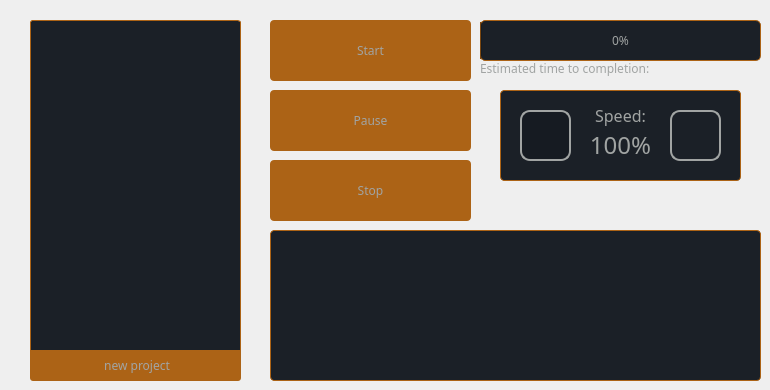
    <widget class="QWidget" name="Project">
     <property name="cursor">
      <cursorShape>CrossCursor</cursorShape>
     </property>
     <attribute name="title">
      <string>Project</string>
     </attribute>
     <widget class="QPushButton" name="LoadFile">
      <property name="geometry">
       <rect>
        <x>30</x>
        <y>350</y>
        <width>211</width>
        <height>31</height>
       </rect>
      </property>
      <property name="font">
       <font>
        <family>Arial Rounded MT Bold</family>
       </font>
      </property>
      <property name="styleSheet">
       <string notr="true">background-color: rgb(172, 99, 22);
border-style:solid;
border-bottom-right-radius:3px;
border-bottom-left-radius:3px;
color:rgb(161, 164, 163);</string>
      </property>
      <property name="text">
       <string> new project</string>
      </property>
      <property name="icon">
       <iconset resource="icons.qrc">
        <normaloff>:/new/prefix1/Icons/Plus25_whitish.png</normaloff>:/new/prefix1/Icons/Plus25_whitish.png</iconset>
      </property>
     </widget>
     <widget class="QPushButton" name="Start">
      <property name="geometry">
       <rect>
        <x>270</x>
        <y>20</y>
        <width>201</width>
        <height>61</height>
       </rect>
      </property>
      <property name="font">
       <font>
        <family>Arial Rounded MT Bold</family>
       </font>
      </property>
      <property name="styleSheet">
       <string notr="true">background-color: rgb(172, 99, 22);
border-style: solid;
border-radius: 4px;
color:rgb(161, 164, 163);</string>
      </property>
      <property name="text">
       <string>Start</string>
      </property>
     </widget>
     <widget class="QProgressBar" name="ProgressBar">
      <property name="geometry">
       <rect>
        <x>480</x>
        <y>20</y>
        <width>281</width>
        <height>41</height>
       </rect>
      </property>
      <property name="palette">
       <palette>
        <active>
         <colorrole role="WindowText">
          <brush brushstyle="SolidPattern">
           <color alpha="255">
            <red>161</red>
            <green>164</green>
            <blue>163</blue>
           </color>
          </brush>
         </colorrole>
         <colorrole role="Button">
          <brush brushstyle="SolidPattern">
           <color alpha="255">
            <red>27</red>
            <green>32</green>
            <blue>39</blue>
           </color>
          </brush>
         </colorrole>
         <colorrole role="Text">
          <brush brushstyle="SolidPattern">
           <color alpha="255">
            <red>161</red>
            <green>164</green>
            <blue>163</blue>
           </color>
          </brush>
         </colorrole>
         <colorrole role="ButtonText">
          <brush brushstyle="SolidPattern">
           <color alpha="255">
            <red>161</red>
            <green>164</green>
            <blue>163</blue>
           </color>
          </brush>
         </colorrole>
         <colorrole role="Base">
          <brush brushstyle="SolidPattern">
           <color alpha="255">
            <red>27</red>
            <green>32</green>
            <blue>39</blue>
           </color>
          </brush>
         </colorrole>
         <colorrole role="Window">
          <brush brushstyle="SolidPattern">
           <color alpha="255">
            <red>27</red>
            <green>32</green>
            <blue>39</blue>
           </color>
          </brush>
         </colorrole>
         <colorrole role="Highlight">
          <brush brushstyle="SolidPattern">
           <color alpha="255">
            <red>172</red>
            <green>99</green>
            <blue>22</blue>
           </color>
          </brush>
         </colorrole>
        </active>
        <inactive>
         <colorrole role="WindowText">
          <brush brushstyle="SolidPattern">
           <color alpha="255">
            <red>161</red>
            <green>164</green>
            <blue>163</blue>
           </color>
          </brush>
         </colorrole>
         <colorrole role="Button">
          <brush brushstyle="SolidPattern">
           <color alpha="255">
            <red>27</red>
            <green>32</green>
            <blue>39</blue>
           </color>
          </brush>
         </colorrole>
         <colorrole role="Text">
          <brush brushstyle="SolidPattern">
           <color alpha="255">
            <red>161</red>
            <green>164</green>
            <blue>163</blue>
           </color>
          </brush>
         </colorrole>
         <colorrole role="ButtonText">
          <brush brushstyle="SolidPattern">
           <color alpha="255">
            <red>161</red>
            <green>164</green>
            <blue>163</blue>
           </color>
          </brush>
         </colorrole>
         <colorrole role="Base">
          <brush brushstyle="SolidPattern">
           <color alpha="255">
            <red>27</red>
            <green>32</green>
            <blue>39</blue>
           </color>
          </brush>
         </colorrole>
         <colorrole role="Window">
          <brush brushstyle="SolidPattern">
           <color alpha="255">
            <red>27</red>
            <green>32</green>
            <blue>39</blue>
           </color>
          </brush>
         </colorrole>
         <colorrole role="Highlight">
          <brush brushstyle="SolidPattern">
           <color alpha="255">
            <red>172</red>
            <green>99</green>
            <blue>22</blue>
           </color>
          </brush>
         </colorrole>
        </inactive>
        <disabled>
         <colorrole role="WindowText">
          <brush brushstyle="SolidPattern">
           <color alpha="255">
            <red>161</red>
            <green>164</green>
            <blue>163</blue>
           </color>
          </brush>
         </colorrole>
         <colorrole role="Button">
          <brush brushstyle="SolidPattern">
           <color alpha="255">
            <red>27</red>
            <green>32</green>
            <blue>39</blue>
           </color>
          </brush>
         </colorrole>
         <colorrole role="Text">
          <brush brushstyle="SolidPattern">
           <color alpha="255">
            <red>161</red>
            <green>164</green>
            <blue>163</blue>
           </color>
          </brush>
         </colorrole>
         <colorrole role="ButtonText">
          <brush brushstyle="SolidPattern">
           <color alpha="255">
            <red>161</red>
            <green>164</green>
            <blue>163</blue>
           </color>
          </brush>
         </colorrole>
         <colorrole role="Base">
          <brush brushstyle="SolidPattern">
           <color alpha="255">
            <red>27</red>
            <green>32</green>
            <blue>39</blue>
           </color>
          </brush>
         </colorrole>
         <colorrole role="Window">
          <brush brushstyle="SolidPattern">
           <color alpha="255">
            <red>27</red>
            <green>32</green>
            <blue>39</blue>
           </color>
          </brush>
         </colorrole>
         <colorrole role="Highlight">
          <brush brushstyle="SolidPattern">
           <color alpha="255">
            <red>51</red>
            <green>153</green>
            <blue>255</blue>
           </color>
          </brush>
         </colorrole>
        </disabled>
       </palette>
      </property>
      <property name="font">
       <font>
        <family>Arial Rounded MT Bold</family>
       </font>
      </property>
      <property name="styleSheet">
       <string notr="true">color: rgb(161, 164, 163);
background-color: rgb(27, 32, 39);
border-style:solid;
border-width:1px;
border-color: rgb(172, 99, 22);
border-radius:5px;
</string>
      </property>
      <property name="maximum">
       <number>100</number>
      </property>
      <property name="value">
       <number>0</number>
      </property>
      <property name="alignment">
       <set>Qt::AlignCenter</set>
      </property>
     </widget>
     <widget class="QListWidget" name="FileSelector">
      <property name="geometry">
       <rect>
        <x>30</x>
        <y>20</y>
        <width>211</width>
        <height>331</height>
       </rect>
      </property>
      <property name="sizePolicy">
       <sizepolicy hsizetype="Expanding" vsizetype="Expanding">
        <horstretch>0</horstretch>
        <verstretch>0</verstretch>
       </sizepolicy>
      </property>
      <property name="font">
       <font>
        <family>Arial Rounded MT Bold</family>
       </font>
      </property>
      <property name="styleSheet">
       <string notr="true">background-color: rgb(27, 32, 39);
border-top-left-radius: 3px;
border-top-right-radius: 3px;
border-style: solid;
border-color:rgb(172, 99, 22);
border-width:1px;
color: rgb(161, 164, 163);
</string>
      </property>
      <property name="sortingEnabled">
       <bool>true</bool>
      </property>
     </widget>
     <widget class="QPushButton" name="Pause">
      <property name="geometry">
       <rect>
        <x>270</x>
        <y>90</y>
        <width>201</width>
        <height>61</height>
       </rect>
      </property>
      <property name="font">
       <font>
        <family>Arial Rounded MT Bold</family>
       </font>
      </property>
      <property name="styleSheet">
       <string notr="true">background-color: rgb(172, 99, 22);
border-style: solid;
border-radius: 4px;
color: rgb(161, 164, 163) </string>
      </property>
      <property name="text">
       <string>Pause</string>
      </property>
     </widget>
     <widget class="QPushButton" name="Stop">
      <property name="geometry">
       <rect>
        <x>270</x>
        <y>160</y>
        <width>201</width>
        <height>61</height>
       </rect>
      </property>
      <property name="font">
       <font>
        <family>Arial Rounded MT Bold</family>
       </font>
      </property>
      <property name="styleSheet">
       <string notr="true">background-color: rgb(172, 99, 22);
border-style: solid;
border-radius: 4px;
color: rgb(161, 164, 163);</string>
      </property>
      <property name="text">
       <string>Stop</string>
      </property>
     </widget>
     <widget class="QLabel" name="FileDescription">
      <property name="geometry">
       <rect>
        <x>270</x>
        <y>230</y>
        <width>491</width>
        <height>151</height>
       </rect>
      </property>
      <property name="font">
       <font>
        <family>Arial Rounded MT Bold</family>
       </font>
      </property>
      <property name="styleSheet">
       <string notr="true">background-color: rgb(27, 32, 39);
border-style: solid;
border-width: 1px;
border-radius: 4px;
border-color:rgb(172, 99, 22)</string>
      </property>
      <property name="text">
       <string>&lt;html&gt;&lt;head/&gt;&lt;body&gt;&lt;p&gt;&lt;br/&gt;&lt;/p&gt;&lt;/body&gt;&lt;/html&gt;</string>
      </property>
      <property name="alignment">
       <set>Qt::AlignLeading|Qt::AlignLeft|Qt::AlignTop</set>
      </property>
     </widget>
     <widget class="QLabel" name="TimeEstimate">
      <property name="geometry">
       <rect>
        <x>480</x>
        <y>60</y>
        <width>271</width>
        <height>16</height>
       </rect>
      </property>
      <property name="font">
       <font>
        <family>Arial Rounded MT Bold</family>
       </font>
      </property>
      <property name="styleSheet">
       <string notr="true">background-color: rgba(255, 255, 255, 0);</string>
      </property>
      <property name="text">
       <string>&lt;html&gt;&lt;head/&gt;&lt;body&gt;&lt;p&gt;&lt;span style=&quot; color:#a1a4a3;&quot;&gt;Estimated time to completion:&lt;/span&gt;&lt;/p&gt;&lt;/body&gt;&lt;/html&gt;</string>
      </property>
     </widget>
     <widget class="QLabel" name="speedDispProj">
      <property name="geometry">
       <rect>
        <x>580</x>
        <y>120</y>
        <width>81</width>
        <height>51</height>
       </rect>
      </property>
      <property name="font">
       <font>
        <family>Arial Rounded MT Bold</family>
       </font>
      </property>
      <property name="styleSheet">
       <string notr="true">background-color: rgba(255, 255, 255, 0);</string>
      </property>
      <property name="text">
       <string>&lt;html&gt;&lt;head/&gt;&lt;body&gt;&lt;p&gt;&lt;span style=&quot; font-size:18pt; color:#a1a4a3;&quot;&gt;100%&lt;/span&gt;&lt;/p&gt;&lt;/body&gt;&lt;/html&gt;</string>
      </property>
      <property name="alignment">
       <set>Qt::AlignCenter</set>
      </property>
     </widget>
     <widget class="QPushButton" name="speedUpProj">
      <property name="geometry">
       <rect>
        <x>670</x>
        <y>110</y>
        <width>51</width>
        <height>51</height>
       </rect>
      </property>
      <property name="styleSheet">
       <string notr="true">background-color: rgba(255, 255, 255, 0);
border-style: solid;
border-radius: 10px;
border-width: 2px;
border-color:rgb(161, 164, 163);</string>
      </property>
      <property name="text">
       <string/>
      </property>
      <property name="icon">
       <iconset resource="icons.qrc">
        <normaloff>:/new/prefix1/Icons/Right50W.png</normaloff>:/new/prefix1/Icons/Right50W.png</iconset>
      </property>
      <property name="iconSize">
       <size>
        <width>30</width>
        <height>30</height>
       </size>
      </property>
     </widget>
     <widget class="QLabel" name="label_56">
      <property name="geometry">
       <rect>
        <x>580</x>
        <y>100</y>
        <width>81</width>
        <height>31</height>
       </rect>
      </property>
      <property name="font">
       <font>
        <family>Arial Rounded MT Bold</family>
       </font>
      </property>
      <property name="styleSheet">
       <string notr="true">background-color: rgba(255, 255, 255, 0);</string>
      </property>
      <property name="text">
       <string>&lt;html&gt;&lt;head/&gt;&lt;body&gt;&lt;p&gt;&lt;span style=&quot; font-size:12pt; color:#a1a4a3;&quot;&gt;Speed:&lt;/span&gt;&lt;/p&gt;&lt;/body&gt;&lt;/html&gt;</string>
      </property>
      <property name="alignment">
       <set>Qt::AlignCenter</set>
      </property>
     </widget>
     <widget class="QPushButton" name="speedDownProj">
      <property name="geometry">
       <rect>
        <x>520</x>
        <y>110</y>
        <width>51</width>
        <height>51</height>
       </rect>
      </property>
      <property name="styleSheet">
       <string notr="true">background-color: rgb(22, 27, 34);
border-style: solid;
border-radius: 10px;
border-width: 2px;
border-color:rgb(161, 164, 163);</string>
      </property>
      <property name="text">
       <string/>
      </property>
      <property name="icon">
       <iconset resource="icons.qrc">
        <normaloff>:/new/prefix1/Icons/Left50W.png</normaloff>:/new/prefix1/Icons/Left50W.png</iconset>
      </property>
      <property name="iconSize">
       <size>
        <width>30</width>
        <height>30</height>
       </size>
      </property>
     </widget>
     <widget class="QLabel" name="FileDescription_4">
      <property name="geometry">
       <rect>
        <x>500</x>
        <y>90</y>
        <width>241</width>
        <height>91</height>
       </rect>
      </property>
      <property name="font">
       <font>
        <family>Arial Rounded MT Bold</family>
       </font>
      </property>
      <property name="styleSheet">
       <string notr="true">background-color: rgb(27, 32, 39);
border-style: solid;
border-width: 1px;
border-radius: 4px;
border-color:rgb(172, 99, 22)</string>
      </property>
      <property name="text">
       <string>&lt;html&gt;&lt;head/&gt;&lt;body&gt;&lt;p&gt;&lt;br/&gt;&lt;/p&gt;&lt;/body&gt;&lt;/html&gt;</string>
      </property>
      <property name="alignment">
       <set>Qt::AlignLeading|Qt::AlignLeft|Qt::AlignTop</set>
      </property>
     </widget>
     <zorder>FileDescription_4</zorder>
     <zorder>LoadFile</zorder>
     <zorder>Start</zorder>
     <zorder>ProgressBar</zorder>
     <zorder>Pause</zorder>
     <zorder>Stop</zorder>
     <zorder>FileSelector</zorder>
     <zorder>FileDescription</zorder>
     <zorder>TimeEstimate</zorder>
     <zorder>speedDispProj</zorder>
     <zorder>speedUpProj</zorder>
     <zorder>label_56</zorder>
     <zorder>speedDownProj</zorder>
    </widget>
